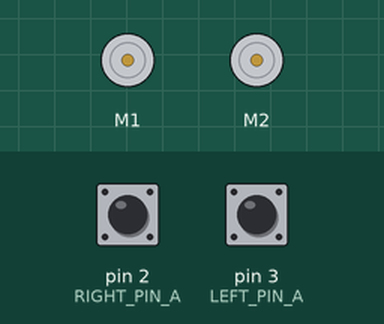
Simulated run of this sketch. Board: Arduino Uno, built with avr-gcc and run on an emulated ATmega328P. Parts: 2 × DC motor (green arrow = forward, orange = backward, longer = faster). The inputs (shaded band) are chosen by the test bench; at power-on: pin 2 (RIGHT_PIN_A) HIGH, pin 3 (LEFT_PIN_A) HIGH. What the sketch prints to the serial monitor is not drawn.

Above: at 0.6 s.
At 1.6 s:
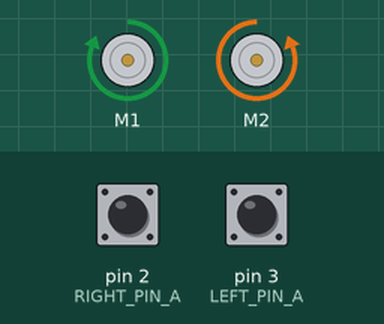
Timing chart, 0 to 3.1 s (numbered marks = the images above):
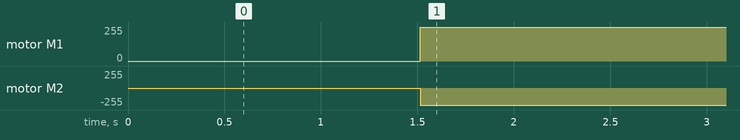

Measured:
- by itself, motor M1: stopped → forward 255/255 at 1.5 s
- by itself, motor M2: stopped → backward 255/255 at 1.5 s

The sketch:

OuterRotateCode.ino
```cpp
/*
 * The Seedsters
 * Created by Scott Reeder
 *
 * This code implements both angular velocity and position controllers
 *
 */

#include <DualMC33926MotorShield.h>


//\\\\\\\\\\\\\\\\\\\\\\\\\\\\\\\\\\\\\\\\\\\\\\\\\\\\\\\\\\\\\\\\\\\\\\\\\\\\\\\\\\\\
//\\\\\\\ MOTOR 1 == RIGHT MOTOR   \\\\\\\\\\  MOTOR 2 == LEFT MOTOR \\\\\\\\\\\\\\\\\
/////////////////////////////////////////////////////////////////////////////////////
DualMC33926MotorShield md;

// Pin A and pin B define the CLK and DT outputs of the encoder, respectively
#define MOTORVOLTAGE  400
const int LEFT_PIN_A = 3;
const int LEFT_PIN_B = 11;
const int RIGHT_PIN_A = 2;
const int RIGHT_PIN_B = 5;

// This program uses a state machine to track the encoder’s position
// These variables store the state
bool A_LAST_STATE = 0;
bool A_CURRENT_STATE_LEFT = 0;
bool B_CURRENT_STATE_LEFT = 0;
bool A_CURRENT_STATE_RIGHT = 0;
bool B_CURRENT_STATE_RIGHT = 0;

int index = 0;

int countLeft; // measures motor encoder counts -- unitless
int countRight;
double intError = 0; //integral error for I in PI controller -- tenths of a degree second
double outerIntError = 0;
int prevMyTime = 0; //previous loop time marker -- milliseconds--only used for printing time stamp of data
int currMyTime = 0; //current time marker -- millisecond--only used for printing time stamp of data
double motorVal = 0;//variable to hold the value we write to the motor -- units in degrees
int Tminus1 = 0; //time of previous loop
int T = 0; //time of currnet loop

// PI controller constants
const double Ki = 4.004;//inner integral term
const double Kp = 0.53738;//inner p term
const double Kiouter = 1.272;//outer integral term
const double Kpouter = 8.506;//outer p term

int wait = 0; //variable used to tell when 1 second wait has elapsed for step responses
int beginTime = 0;//notes how long the processor startup time is
bool start = 1; //used to make the setpoint be set only once
double angleSetPoint = 0; // this is the desired position of the robot (forward) in mm
double velocitySetPoint = 0; // velocity that the motor should be at
int currentPosition = 0; //current net position rWheel*(currentPosLeft+currentPosRight)/2 in mm
double currentPosLeft = 0; //current position of the left wheel in degrees
double currentPosRight = 0; //current position of the right wheel in degrees
double previousPosLeft = 0; //previous position of the left wheel in degrees
double previousPosRight = 0; //previous position of the right wheel in degrees
double currentVelocity = 0; //angular velocity of robot (in rad/sec)
int rWheel = 74; // radius of wheel in mm
//double newSet = 0;
int dRobot = 173;//diameter of the robot in mm


void setup() {

  // Encoder pins
  pinMode(LEFT_PIN_A, INPUT);
  pinMode(LEFT_PIN_B, INPUT);
  pinMode(RIGHT_PIN_A, INPUT);
  pinMode(RIGHT_PIN_B, INPUT);

  Serial.begin(115200);

  // Setting up the interrupt handler
  // Activates whenever the CLK pin on the encoder changes voltage
  attachInterrupt(digitalPinToInterrupt(LEFT_PIN_A), LeftTick, CHANGE);
  attachInterrupt(digitalPinToInterrupt(RIGHT_PIN_A), RightTick, CHANGE);
  md.init(); //initialize  motor
  delay(500); //delay to let motor initialize
  wait = millis();
  beginTime = wait;
}

void loop() {

  if(start && ((wait-beginTime) >995)){
    angleSetPoint = 172;
    start = 0;
    Tminus1 = wait;
  }
  else if (start)wait = millis();
  //implement the PI controllers
  currentPosLeft = double(countLeft)/4.44;//2.22
  currentPosRight = double(countRight)/4.44;//2.22
  T = millis();
  currentPosition = double(rWheel)*(currentPosRight-currentPosLeft)/(2*dRobot); //simulink out.simout val
  outerIntError = (angleSetPoint-currentPosition)*(T-Tminus1)/1000; //signal to outer pi controller integral term
  velocitySetPoint = (angleSetPoint-currentPosition)*Kpouter + outerIntError*Kiouter; // signal to inner sum block
  currentVelocity = double(rWheel)*((currentPosRight - previousPosRight)/(T-Tminus1)-(currentPosLeft - previousPosLeft)/(T-Tminus1))/double(dRobot);//be careful of divide by 0
  intError = (velocitySetPoint-currentVelocity)*(T-Tminus1)/1000;
  motorVal = ((intError*Ki)+((velocitySetPoint-currentVelocity)*Kp));//signal going to motor
  //write the motor values
  md.setM1Speed(motorVal);
  md.setM2Speed(-motorVal*.9);
  currMyTime = millis() - beginTime;
  Serial.print(currMyTime);
  Serial.print(", ");
  Serial.print(currentPosition);
  Serial.println();

  delay(10);

  //update the memory values
  Tminus1=T;
  previousPosLeft = currentPosLeft;
  previousPosRight = currentPosRight;
}


// Encoder interrupt
void LeftTick() {

  A_CURRENT_STATE_LEFT = digitalRead(LEFT_PIN_A);//read state of signal A
  B_CURRENT_STATE_LEFT = digitalRead(LEFT_PIN_B);//read state of signal B

  if (A_CURRENT_STATE_LEFT==B_CURRENT_STATE_LEFT){ //if the signals are the same

    countLeft-=1;//subract from the count
  }
  else {//if signals are different
    countLeft+=1;//add 1 to the count
  }
}

void RightTick() { //encoder count increments are inverted because of motor mounting. This way positive motor counts describe forward robot movement

  A_CURRENT_STATE_RIGHT = digitalRead(RIGHT_PIN_A); //read state of signal A
  B_CURRENT_STATE_RIGHT = digitalRead(RIGHT_PIN_B); //read state of signal B

  if (A_CURRENT_STATE_RIGHT==B_CURRENT_STATE_RIGHT){ //if the signals are the same

    countRight+=1;//add 1 to the count
  }
  else {//if signals are different
    countRight-=1;//subract from the count
  }
}
```
